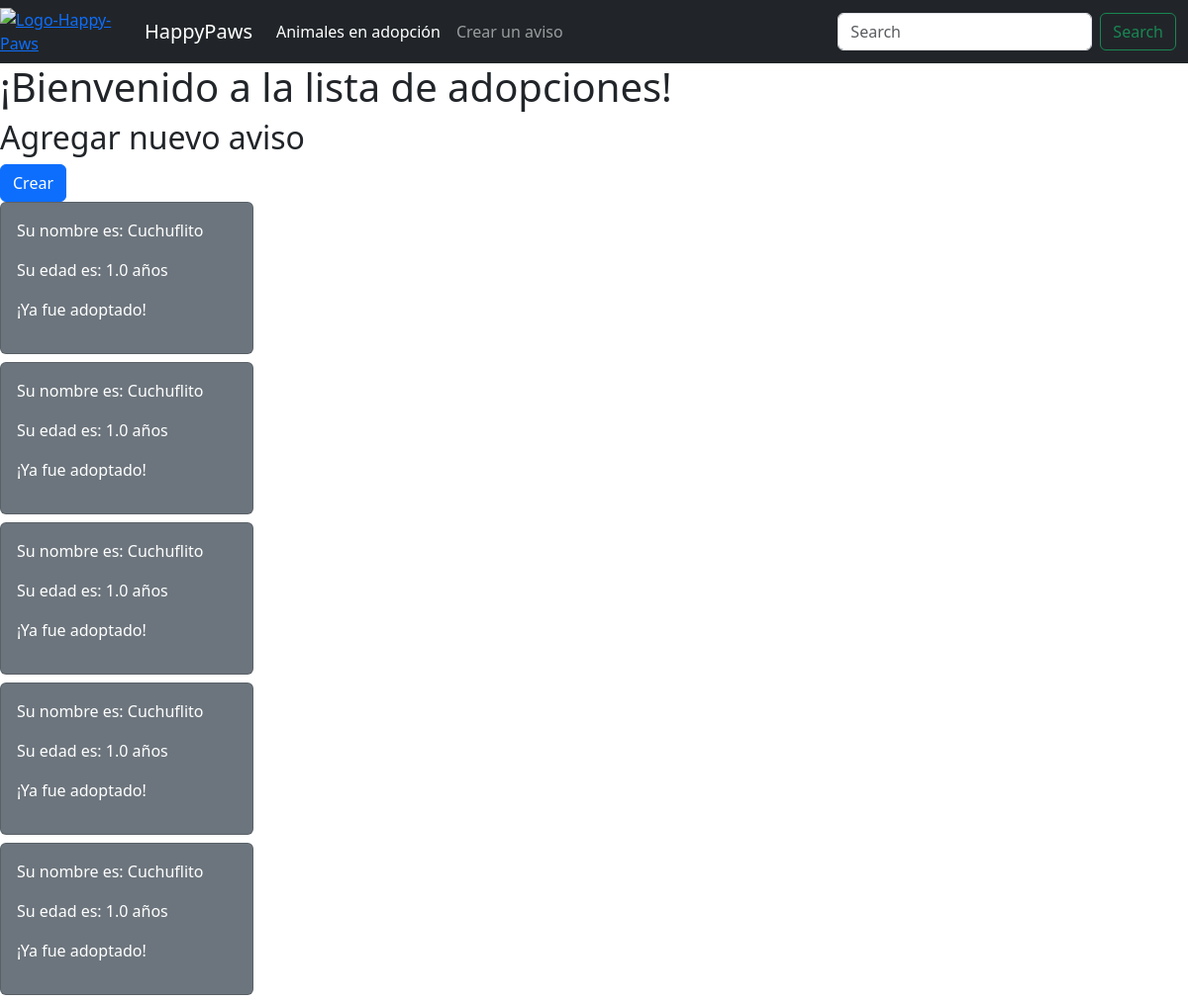
/animal-list/, run on an earlier commit of the app's database.
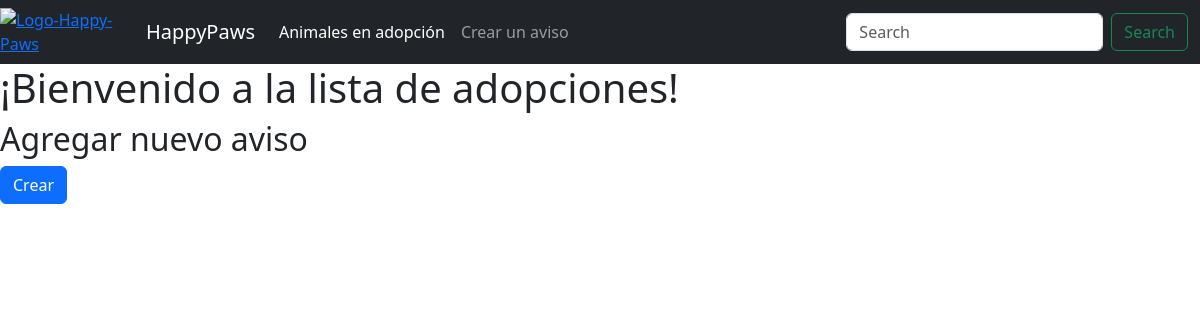
And on a later commit of the database.
### animal_app/models.py (models this page shows, shortened)
class Animals(models.Model):
    name = models.CharField(max_length=100)
    age = models.IntegerField()
    adopted = models.BooleanField(default=False)
    breed = models.CharField(max_length=100)
    exotic = models.BooleanField(default=False)
    baby = models.BooleanField(default=False)

### animal_app/views.py (the view)
# urls.py: path("animal-list/", animal_list),
def animal_list(request):
    if "search" in request.GET:
        search = request.GET["search"]
        all_animals = Animals.objects.filter(name_icontains=search)
    else:
        all_animals = Animals.objects.all()
    context = {
        "adoptions":all_animals,
    }
    return render(request, "animal-list.html", context = context)

### templates/animal-list.html (shortened to what this page needs)
{% extends "base.html" %}
{% block content %}
    <h1> ¡Bienvenido a la lista de adopciones!</h1>
    <h2>Agregar nuevo aviso </h2> <a href="/putup-adoption/" class="btn btn-primary">Crear</a>
    {% for animal in adoptions %}
    <div class="card text-bg-secondary mb-2" style="max-width: 16rem;">
        <div class="card-body">
        <p>Su nombre es: {{animal.name}} </p>
        <p>Su edad es: {{animal.age}} años</p>
        {% if animal.adopted == True %}
        <p>¡Todavía está buscando hogar!</p>
        {% else %}
        <p>¡Ya fue adoptado!</p>
        {% endif %}
        </div>
    </div>
    {% endfor %}
{% endblock %}

### templates/base.html (shortened to what this page needs)
<!DOCTYPE html>
<html lang="en">
<head>
    <link href="https://cdn.jsdelivr.net/npm/bootstrap@5.3.0-alpha1/dist/css/bootstrap.min.css" rel="stylesheet">
</head>
<body>
    <header>
            <nav class="navbar navbar-expand-lg navbar-dark bg-dark">
                <a href="https://imgbb.com/"><img src="https://i.ibb.co/kmFGQtG/Logo-Happy-Paws.png" alt="Logo-Happy-Paws" width="40" height="40" /></a>
                <div class="container-fluid">
                <a class="navbar-brand" href="/">HappyPaws</a>
                <div class="collapse navbar-collapse" id="navbarSupportedContent">
                    <ul class="navbar-nav me-auto mb-2 mb-lg-0">
                    <li class="nav-item">
                        <a class="nav-link active" aria-current="page" href="/animal-list/">Animales en adopción</a>
                    </li>
                    <li class="nav-item">
                        <a class="nav-link" href="/putup-adoption/">Crear un aviso</a>
                    </li>
                    </ul>
                    <form class="d-flex" role="search">
                    <input class="form-control me-2" type="search" placeholder="Search" aria-label="Search">
                    <button class="btn btn-outline-success" type="submit">Search</button>
                    </form>
                </div>
                </div>
            </nav>
    </header>
    {% block content %}
    {% endblock %}
</body>
</html>

### templates/base.html (style rules this page uses)
body { background-image: url('https://i.pinimg.com/564x/0b/c4/a1/0bc4a10e10077c2aedac4cf37e7378c7.jpg'); }

What changed in the data, as far as the page shows it:
removed Animals: name "Cuchuflito", age "1.0", adopted "¡Ya fue adoptado!"
removed Animals: name "Cuchuflito", age "1.0", adopted "¡Ya fue adoptado!"
removed Animals: name "Cuchuflito", age "1.0", adopted "¡Ya fue adoptado!"
removed Animals: name "Cuchuflito", age "1.0", adopted "¡Ya fue adoptado!"
removed Animals: name "Cuchuflito", age "1.0", adopted "¡Ya fue adoptado!"
